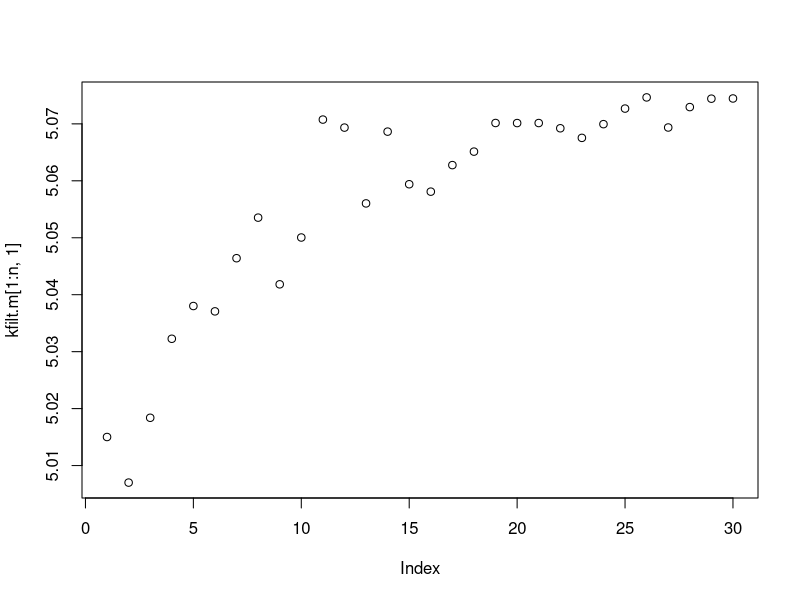
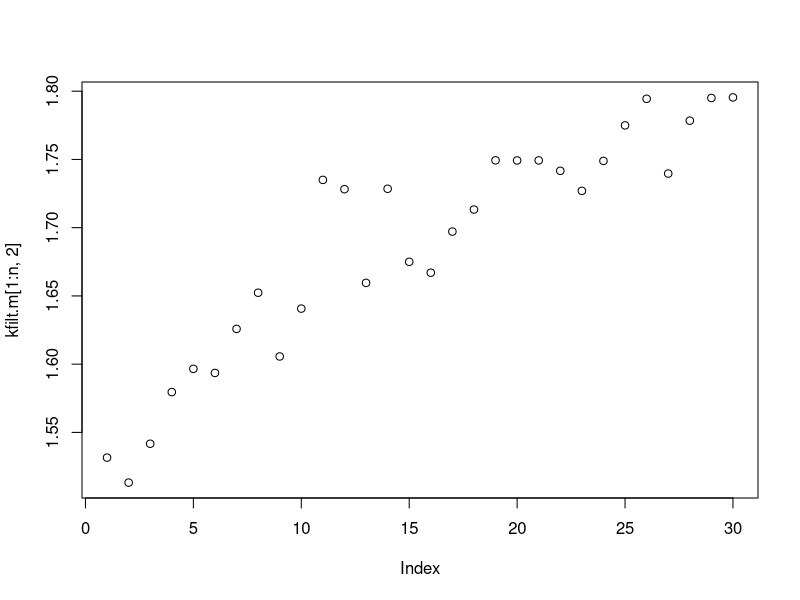

Source code (R) for these figures, in order:

# generate data
n <- 30
x1 <- c(1:n)
# time dependency
x1 <- x1/10 + 2
a <- 4
b <- 2

# regression model
y1 <- a + b *x1 + 0.1*rnorm(n)

# state: n*2 (intercept, slope)
x0 <- rep(1,n) # for intercept
xx <- cbind(x0,x1)
xx

# observations: n*1
y <- matrix(y1, nrow = n, ncol = 1)
y

# observation matrix: n*2
F <- matrix(xx, nrow=n, ncol=2)
F
# transition matrix: 2*2
G <- matrix(c(1,0,0,1), nrow = 2, ncol = 2)
G

# parameter variance: 2*2
W <- matrix(c(1,0,0,1), nrow = 2, ncol = 2)
W
# observation variance: 1*1
V <- matrix(1)
V

m0 <- matrix(c(5,1.5), nrow = 2, ncol = 1)
C0 <- matrix(c(.1,0,0,.1), nrow = 2, ncol = 2)

a<-0; R<-0; f<-0; Q<-0; e<-0; A <-0; m <-0; C<-0; tt<-0; 
m<-m0; C<-C0;
kfilt.m <- cbind(rep(0,n), rep(0,n))

#for (tt in 1:1) {
for (tt in 1:n) {  
  Fmat <- matrix(c(F[tt,1],F[tt,2]), nrow = 2, ncol = 1)
  print(Fmat)
  a <- G %*% m
  print(a)
  R <- G %*% C %*% t(G) + W
  print(R)
  f <- t(Fmat) %*% a
  print(f)
  Q <- t(Fmat) %*% R %*% Fmat + V
  print(Q)
  e <- y[tt]-f
  print(e)
  A <-R %*% Fmat %*% solve(Q)
  print(A)
  m <- a + A %*% e
  print(m)
  C <- R - A %*% Q %*% t(A)
  print(C)
  kfilt.m[tt,1] <- m[1,1]
  kfilt.m[tt,2] <- m[2,1]
  print(kfilt.m)
}
plot(kfilt.m[1:n,1])
plot(kfilt.m[1:n,2])
